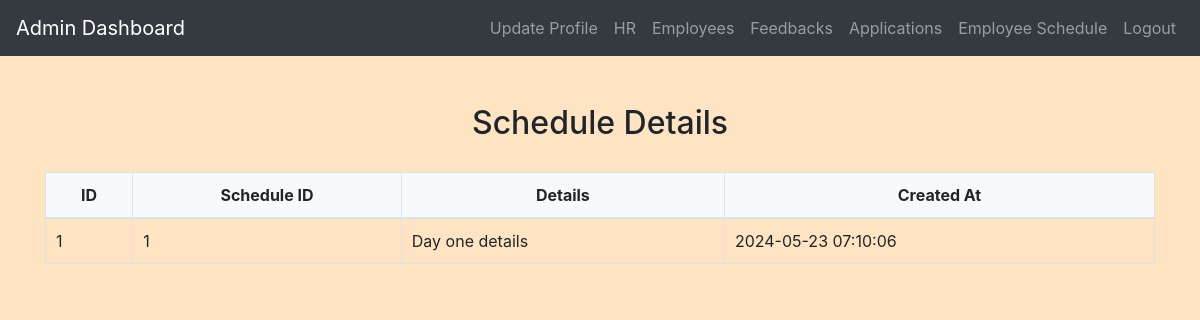
Screenshot of /admin/view_schedule_details.php?schedule_id=1 (signed in) with the database file from the repository.
### tables this page shows
CREATE TABLE `schedule_details` (
  `detail_id` int(11) NOT NULL,
  `schedule_id` int(11) DEFAULT NULL,
  `details` text DEFAULT NULL,
  `created_at` timestamp NOT NULL DEFAULT current_timestamp()
);

### admin/view_schedule_details.php (the view, shortened to what this page needs)
<?php
include('config.php');
$schedule_id = $_GET["schedule_id"];
$sql_details = "SELECT * FROM schedule_details WHERE schedule_id = '$schedule_id'";
$result_details = mysqli_query($conn, $sql_details);
?>
<!DOCTYPE html>
<html>
<head>
    <link rel="stylesheet" href="https://maxcdn.bootstrapcdn.com/bootstrap/4.5.2/css/bootstrap.min.css">
    <link rel="stylesheet" href="../css/style.css">
</head>
<body>
<?php include('admin_navbar.php'); ?>
<div class="container mt-5">
    <h2>Schedule Details</h2>
    <table class="table">
        <thead>
            <tr>
                <th>ID</th>
                <th>Schedule ID</th>
                <th>Details</th>
                <th>Created At</th>
            </tr>
        </thead>
        <tbody>
            <?php
            while ($row_detail = mysqli_fetch_assoc($result_details)) {
                echo "<tr>";
                echo "<td>".$row_detail["detail_id"]."</td>";
                echo "<td>".$row_detail["schedule_id"]."</td>";
                echo "<td>".$row_detail["details"]."</td>";
                echo "<td>".$row_detail["created_at"]."</td>";
                echo "</tr>";
            }
            ?>
        </tbody>
    </table>
</div>
</body>
</html>

### css/style.css (style rules this page uses)
body { background-color: bisque; }
h1, h2, h3, h4 { text-align: center; margin-top: 30px; margin-bottom: 30px; }
.table { width: 100%; border-collapse: collapse; margin-top: 20px; }
.table th, .table td { padding: 10px; border: 1px solid #dee2e6; }
.table thead th { background-color: #f8f9fa; font-weight: bold; text-align: center; }
.table tbody td { vertical-align: middle; }

### rows the page displays
schedule_details: detail_id "1", schedule "1", details "Day one details", created_at "2024-05-23 07:10:06"
